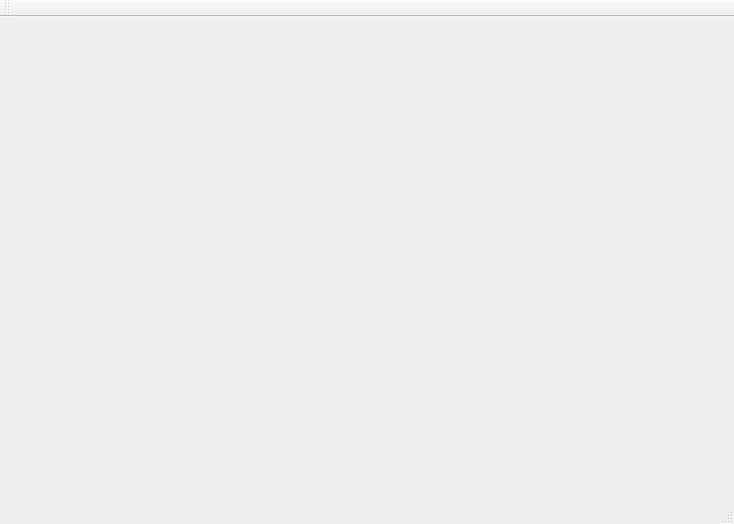
<?xml version="1.0" encoding="UTF-8"?>
<ui version="4.0">
 <class>MainWindow</class>
 <widget class="QMainWindow" name="MainWindow">
  <property name="geometry">
   <rect>
    <x>0</x>
    <y>0</y>
    <width>734</width>
    <height>524</height>
   </rect>
  </property>
  <property name="windowTitle">
   <string>MainWindow</string>
  </property>
  <widget class="QWidget" name="centralWidget"/>
  <widget class="QMenuBar" name="menuBar">
   <property name="geometry">
    <rect>
     <x>0</x>
     <y>0</y>
     <width>734</width>
     <height>27</height>
    </rect>
   </property>
  </widget>
  <widget class="QToolBar" name="mainToolBar">
   <attribute name="toolBarArea">
    <enum>TopToolBarArea</enum>
   </attribute>
   <attribute name="toolBarBreak">
    <bool>false</bool>
   </attribute>
  </widget>
  <widget class="QStatusBar" name="statusBar"/>
 </widget>
 <layoutdefault spacing="6" margin="11"/>
 <resources/>
 <connections/>
</ui>
